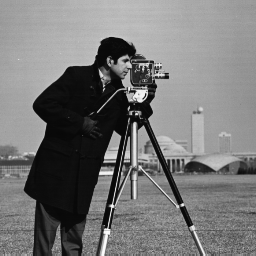
#> input picture img/cameraman.tif, 256 x 256 px
$ python lab-Copy1.py
#> lines starting #> are read from the running program, lines starting #| are printed output that depends on the picture
import cv2 as cv
import numpy as np
from matplotlib import pyplot as plt

PATH = '../img/'
img = cv.imread(PATH+'cameraman.tif', cv.IMREAD_GRAYSCALE)
#> img is the input picture: shape (256, 256); min 7, max 253, mean 118.7
img2 = img.copy()
template = cv.imread(PATH+'cameraman_face.jpg', cv.IMREAD_GRAYSCALE)
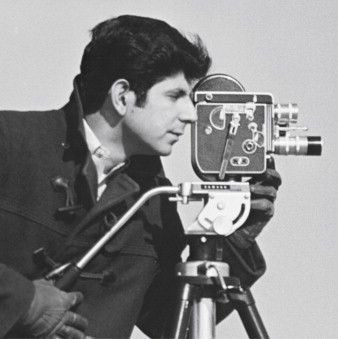
#> input picture img/cameraman_face.jpg, 338 x 339 px
#> template: shape (339, 338); min 25, max 255, mean 133.5

scale = 0.2
template = cv.resize(template, None,fx=scale, fy=scale, interpolation = cv.INTER_CUBIC)
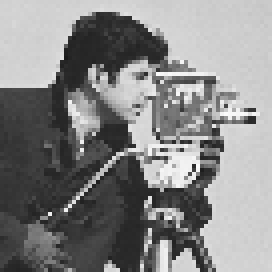
#> template: shape (68, 68) (shown 4 times larger); min 28, max 251, mean 134.2
w, h = template.shape[::-1]
#> w = 68; h = 68

def imgpyramid(img, scale=0.5, min_size=(32, 32)):
    """ Build a pyramid for an image until min_size
        dimensions are reached.
    Args:
        img (numpy array): Source image
        scale (float): scaling factor
        min_size(tuple): size of pyramid top level.
    Returns:
        Pyramid generator
    """
    yield img

    while True:
        img = cv.resize(img, None, fx=scale, fy=scale, interpolation = cv.INTER_CUBIC)
        if (img.shape[0]<min_size[0]) or (img.shape[1]<min_size[1]):
            break
        yield img

def pyramidview(img):
    for (i, resized) in enumerate(imgpyramid(img)):
        cv.imshow("Layer {}".format(i+1))
        cv.waitkey(0)
#> this loop made 1 pass

#> (the run stopped early here; a loop or call above may not have finished)
